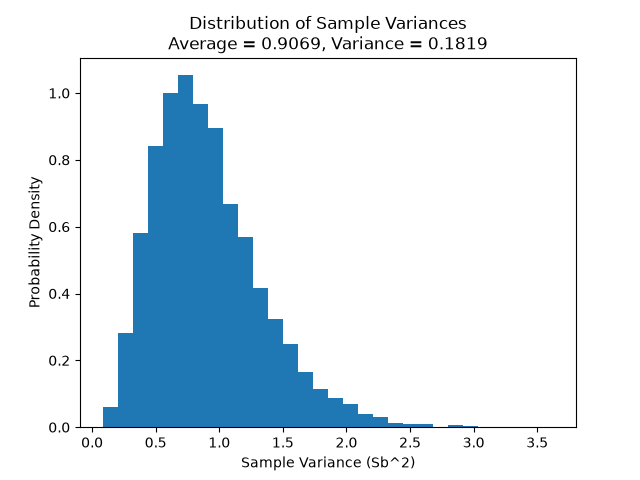

Reproduce this figure in Python.
import numpy as np
import matplotlib.pyplot as plt

# Sample size and number of samples
n = 10
num_samples = 10000

# Generate 10,000 samples with 10 values in each sample
samples = np.random.normal(0, 1, size=(num_samples, n))

# Calculate the biased variance of each sample
Sb2 = np.var(samples, axis=1)

# Calculate the average and variance of the 10,000 Sb^2 values
average_Sb2 = np.mean(Sb2)
variance_Sb2 = np.var(Sb2)

# Plot probability density histogram
plt.hist(Sb2, bins=30, density=True)

plt.xlabel('Sample Variance (Sb^2)')
plt.ylabel('Probability Density')
plt.title(  f'Distribution of Sample Variances\n'  f'Average = {average_Sb2:.4f}, Variance = {variance_Sb2:.4f}')

plt.savefig('HW3_3_2.png')
plt.show()
